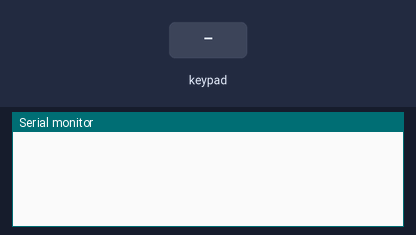
Recording of a sketch running on a simulated Arduino Leonardo, built with avr-gcc and run on an emulated ATmega32U4. Parts: the last lines printed to the serial monitor. The inputs (shaded band) are chosen by the test bench. USB keyboard and mouse output is not drawn.

Above: at 1.2 s.
1.3 s: key '1' pressed
At 2.1 s:
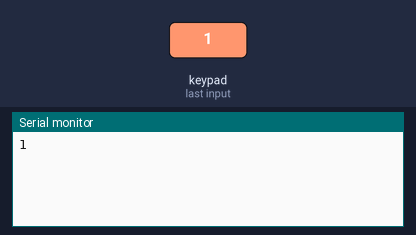
2.8 s: keypad keys 5 4 3 2 # pressed 0.4 s apart
At 7.6 s:
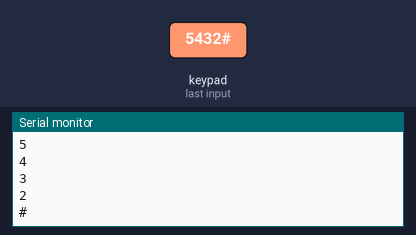
7.8 s: key 'A' pressed
At 10.3 s:
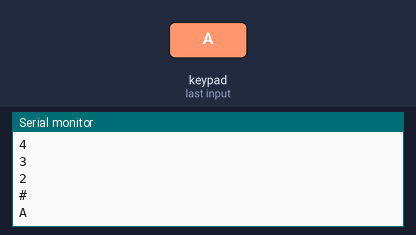
10.6 s: keypad keys 5 4 3 2 * pressed 0.4 s apart
At 15.4 s:
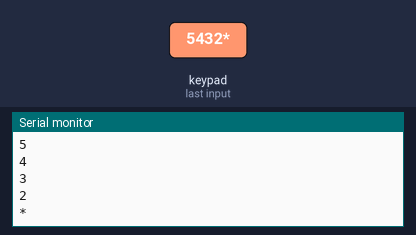
15.6 s: key 'B' pressed
At 17.0 s:
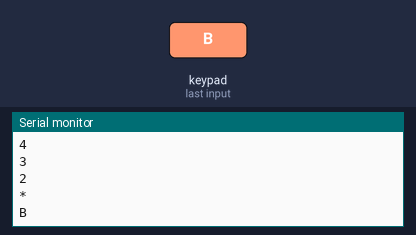
17.4 s: keypad keys 5 4 3 2 D pressed 0.4 s apart
At 23.0 s:
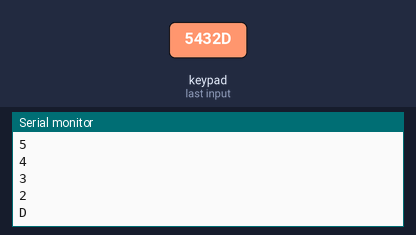
Timing chart, 0 to 23.4 s (numbered marks = the images above; inputs shaded):
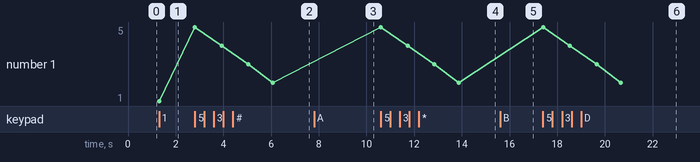

Measured:
- after the input at 1.3 s, the serial monitor: prints a new line at once (image 1)
- after the input at 2.8 s, the serial monitor: prints a new line at once (image 2)
- after the input at 7.8 s, the serial monitor: prints a new line after 1.3 s (image 3)
- after the input at 10.6 s, the serial monitor: prints a new line at once (image 4)
- after the input at 15.6 s, the serial monitor: prints a new line after 0.31 s (image 5)
- after the input at 17.4 s, the serial monitor: prints a new line at once (image 6)
- plotted number 1: 1 → 2 after the input at 2.8 s

The sketch:

streamdeck.ino
```cpp
#include "Keyboard.h"
// Library with a lot of the HID definitions and methods
// Can be useful to take a look at it see whats available
// https://github.com/arduino-libraries/Keyboard/blob/master/src/Keyboard.h

// ----------------------------
// Additional Libraries - each one of these will need to be installed.
// ----------------------------

#include <Keypad.h>
// This library is for interfacing with the 4x4 Matrix
//
// Can be installed from the library manager, search for "keypad"
// and install the one by Mark Stanley and Alexander Brevig
// https://playground.arduino.cc/Code/Keypad/

#include <LiquidCrystal_I2C.h>

const byte ROWS = 4; //four rows
const byte COLS = 4; //four columns

// the library will return the character inside this array
// when the appropriate button is pressed.
char keys[ROWS][COLS] = {
  {'1', '2', '3', 'A'},
  {'4', '5', '6', 'B'},
  {'7', '8', '9', 'C'},
  {'*', '0', '#', 'D'},

};

LiquidCrystal_I2C lcd(0x27,20,4);

byte rowPins[ROWS] = {9, 8, 7, 6};
byte colPins[COLS] = {5, 4, 3, 2};  //connect to the column pinouts of the keypad

Keypad keypad = Keypad( makeKeymap(keys), rowPins, colPins, ROWS, COLS );

void setup() {
  Serial.begin(9600);
  Keyboard.begin();
}


void loop() {
  char key = keypad.getKey();

  if (key) {
    Serial.println(key);
    switch (key) {
      case '1':
        Keyboard.press(KEY_LEFT_CTRL);
        Keyboard.press(KEY_LEFT_ALT);
        Keyboard.press(KEY_LEFT_ARROW);
        break;
      case '2':
        Keyboard.press(KEY_F4);
        break;
      case '3':
        Keyboard.press(KEY_LEFT_CTRL);
        Keyboard.press(KEY_LEFT_ALT);
        Keyboard.press(KEY_RIGHT_ARROW);
        break;
      case '4':
        Keyboard.press(KEY_LEFT_CTRL);
        Keyboard.press('c');
        delay(100);
        Keyboard.releaseAll();
        break;
      case '5':
        Keyboard.press(KEY_LEFT_CTRL);
        Keyboard.press('v');
        delay(100);
        Keyboard.releaseAll();
        break;
      case '6':
        Keyboard.press(KEY_LEFT_CTRL);
        Keyboard.press('z');
        delay(100);
        break;
      case '7':
        Keyboard.press(KEY_LEFT_ALT);
        Keyboard.press('a');
        Keyboard.releaseAll();
        Keyboard.press(KEY_LEFT_CTRL);
        Keyboard.press('d');
        delay(100);
        Keyboard.releaseAll();
        break;
      case '8':
        Keyboard.press(KEY_LEFT_ALT);
        Keyboard.press('v');
        Keyboard.releaseAll();
        Keyboard.press(KEY_LEFT_CTRL);
        Keyboard.press('e');
        delay(100);
        Keyboard.releaseAll();
        break;
      case '9':
        Keyboard.press(KEY_LEFT_CTRL);
        Keyboard.press(KEY_LEFT_ALT);
        Keyboard.press('c');
        delay(1000);
        Keyboard.releaseAll();
        break;
      case '0':
        Keyboard.press(KEY_LEFT_CTRL);
        Keyboard.press(KEY_LEFT_ALT);
        Keyboard.press('w');
        delay(1000);
        Keyboard.releaseAll();
        break;
      case '*':
        Keyboard.press(KEY_LEFT_CTRL);
        Keyboard.press('x');
        break;
      case '#':
        Keyboard.press(KEY_LEFT_ALT);
        Keyboard.press(KEY_RETURN);
        delay(1000);
        Keyboard.releaseAll();
        break;
      case 'A':
        Keyboard.press(KEY_LEFT_CTRL);
        Keyboard.press('a');
        break;
      case 'B':
        Keyboard.press(KEY_LEFT_GUI);
        Keyboard.press(KEY_LEFT_SHIFT);
        Keyboard.press('s');
        break;
      case 'C':
        Keyboard.press(KEY_LEFT_ALT);
        Keyboard.press('a');
        Keyboard.releaseAll();
        Keyboard.press(KEY_LEFT_CTRL);
        Keyboard.press('d');
        Keyboard.releaseAll();
        break;
      case 'D':
        Keyboard.press(KEY_LEFT_ALT);
        Keyboard.press('d');
        Keyboard.releaseAll();
        Keyboard.press(KEY_LEFT_CTRL);
        Keyboard.press('e');
        Keyboard.releaseAll();
    }

    delay(1000);
    Keyboard.releaseAll(); // this releases the buttons
  }
}
```
